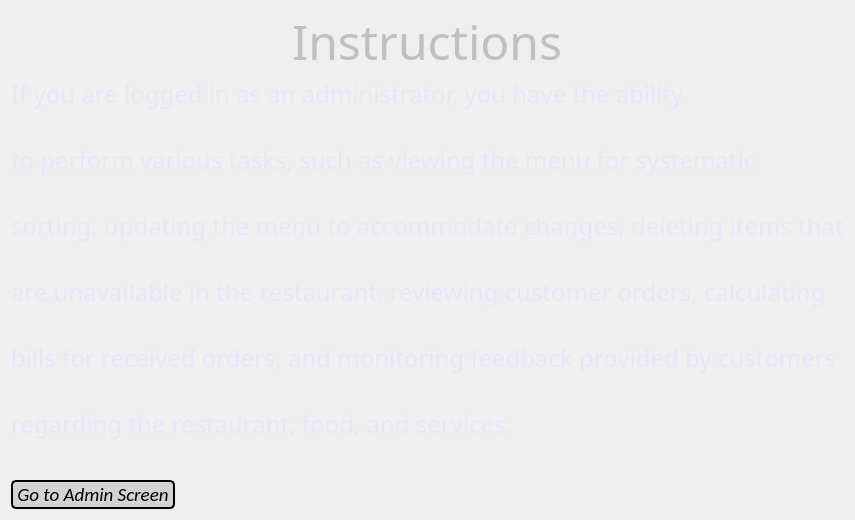
      <widget class="QWidget" name="page_29">
       <layout class="QVBoxLayout" name="verticalLayout_27">
        <item alignment="Qt::AlignHCenter">
         <widget class="QLabel" name="label_15">
          <property name="maximumSize">
           <size>
            <width>16777215</width>
            <height>60</height>
           </size>
          </property>
          <property name="font">
           <font>
            <family>Cooper Black</family>
            <pointsize>36</pointsize>
           </font>
          </property>
          <property name="styleSheet">
           <string notr="true">QLabel {
    color: #C0C0C0;  /* Silver or Light Blue-Gray */
}
</string>
          </property>
          <property name="text">
           <string>Instructions</string>
          </property>
         </widget>
        </item>
        <item alignment="Qt::AlignHCenter">
         <widget class="QLabel" name="label_21">
          <property name="font">
           <font>
            <family>Bahnschrift Light</family>
            <pointsize>18</pointsize>
            <weight>50</weight>
            <italic>false</italic>
            <bold>false</bold>
           </font>
          </property>
          <property name="styleSheet">
           <string notr="true">color:rgb(230, 230, 250)
</string>
          </property>
          <property name="text">
           <string>If you are logged in as an administrator, you have the ability 

to perform various tasks, such as viewing the menu for systematic 

sorting, updating the menu to accommodate changes, deleting items that 

are unavailable in the restaurant, reviewing customer orders, calculating 

bills for received orders, and monitoring feedback provided by customers 

regarding the restaurant, food, and services.
</string>
          </property>
         </widget>
        </item>
        <item alignment="Qt::AlignLeft">
         <widget class="QPushButton" name="pushButton_42">
          <property name="font">
           <font>
            <family>Calibri</family>
            <pointsize>14</pointsize>
            <weight>50</weight>
            <italic>true</italic>
            <bold>false</bold>
           </font>
          </property>
          <property name="styleSheet">
           <string notr="true">QPushButton {
background-color: rgb(48, 127, 255); /* Adjusted background color */
    border: none;
    color: sky blue;
    border-;
border: 2px solid black;
    border-radius: 5px;
    background-color: lightgray;
}

QPushButton:hover {
    background-color: rgb(0, 80, 150); /* Adjusted hover color */
color:white
}

QPushButton:pressed {	
    background-color: rgb(255, 70, 70); /* Adjusted pressed color */
    color: black;
}
</string>
          </property>
          <property name="text">
           <string> Go to Admin Screen </string>
          </property>
         </widget>
        </item>
       </layout>
      </widget>
